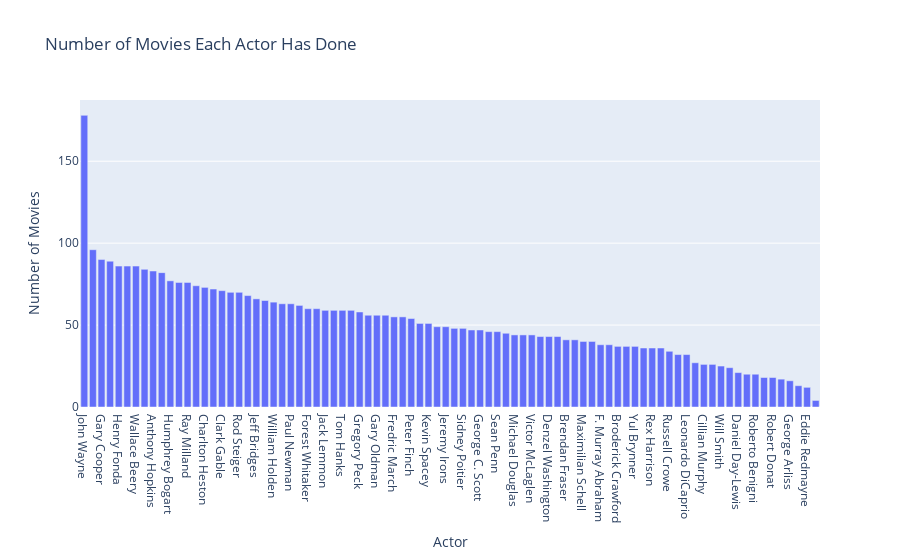

The notebook cell saved with this chart:
### Code cell
import plotly.express as px

# Count the number of movies each actor has done
actor_movie_counts = grouped_by_actor.groupby(level=0).size().reset_index(name='Movie Count')

# Create a bar chart
fig = px.bar(actor_movie_counts, x='Actor name', y='Movie Count', title='Number of Movies Each Actor Has Done')
fig.update_layout(xaxis_title='Actor', yaxis_title='Number of Movies', xaxis={'categoryorder':'total descending'})
fig.show()

### Figure 1 — Plotly figure (JSON) as saved in the notebook; plotly's stock layout.template omitted (floating-point values rounded to 4 significant figures)
{"data": [{"alignmentgroup": "True", "hovertemplate": "Actor name=%{x}<br>Movie Count=%{y}<extra></extra>", "legendgroup": "", "marker": {"color": "#636efa", "pattern": {"shape": ""}}, "name": "", "offsetgroup": "", "orientation": "v", "showlegend": false, "textposition": "auto", "type": "bar", "x": ["Adrien Brody", "Al Pacino", "Alec Guinness", "Anthony Hopkins", "Art Carney", "Ben Kingsley", "Bing Crosby", "Brendan Fraser", "Broderick Crawford", "Burt Lancaster", "Casey Affleck", "Charles Laughton", "Charlton Heston", "Cillian Murphy", "Clark Gable", "Cliff Robertson", "Colin Firth", "Daniel Day-Lewis", "David Niven", "Denzel Washington", "Dustin Hoffman", "Eddie Redmayne", "Emil Jannings", "Ernest Borgnine", "F. Murray Abraham", "Forest Whitaker", "Fredric March", "Gary Cooper", "Gary Oldman", "Gene Hackman", "Geoffrey Rush", "George Arliss", "George C. Scott", "Gregory Peck", "Henry Fonda", "Humphrey Bogart", "Jack Lemmon", "Jack Nicholson", "James Cagney", "James Stewart", "Jamie Foxx", "Jean Dujardin", "Jeff Bridges", "Jeremy Irons", "Joaquin Phoenix", "John Wayne", "Jon Voight", "José Ferrer", "Kevin Spacey", "Laurence Olivier", "Lee Marvin", "Leonardo DiCaprio", "Lionel Barrymore", "Marlon Brando", "Matthew McConaughey", "Maximilian Schell", "Michael Douglas", "Nicolas Cage", "Paul Lukas", "Paul Muni", "Paul Newman", "Paul Scofield", "Peter Finch", "Philip Seymour Hoffman", "Rami Malek", "Ray Milland", "Rex Harrison", "Richard Dreyfuss", "Robert De Niro", "Robert Donat", "Robert Duvall", "Roberto Benigni", "Rod Steiger", "Ronald Colman", "Russell Crowe", "Sean Penn", "Sidney Poitier", "Spencer Tracy", "Tom Hanks", "Victor McLaglen", "Wallace Beery", "Warner Baxter", "Will Smith", "William Holden", "William Hurt", "Yul Brynner"], "xaxis": "x", "y": [43, 49, 48, 83, 27, 68, 63, 41, 37, 74, 24, 47, 73, 26, 71, 46, 51, 21, 70, 43, 56, 12, 20, 82, 38, 60, 55, 90, 56, 72, 36, 16, 47, 58, 86, 77, 59, 62, 60, 84, 32, 13, 66, 49, 26, 178, 59, 37, 51, 56, 45, 32, 96, 43, 38, 40, 44, 76, 40, 17, 63, 18, 54, 44, 4, 76, 36, 55, 89, 18, 86, 20, 70, 41, 34, 46, 48, 65, 59, 44, 86, 36, 25, 64, 59, 37], "yaxis": "y"}], "layout": {"barmode": "relative", "legend": {"tracegroupgap": 0}, "title": {"text": "Number of Movies Each Actor Has Done"}, "xaxis": {"anchor": "y", "categoryorder": "total descending", "domain": [0, 1], "title": {"text": "Actor"}}, "yaxis": {"anchor": "x", "domain": [0, 1], "title": {"text": "Number of Movies"}}}}
